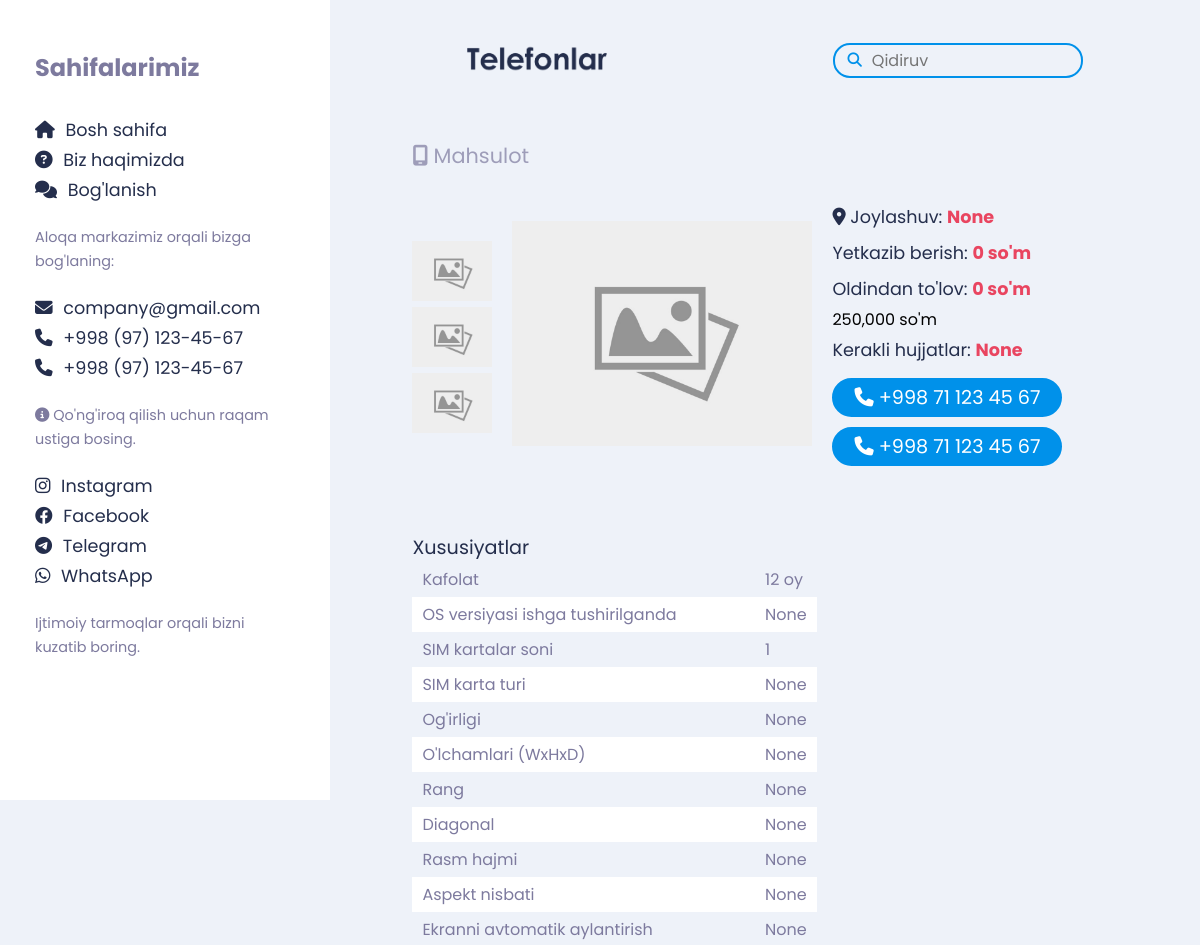
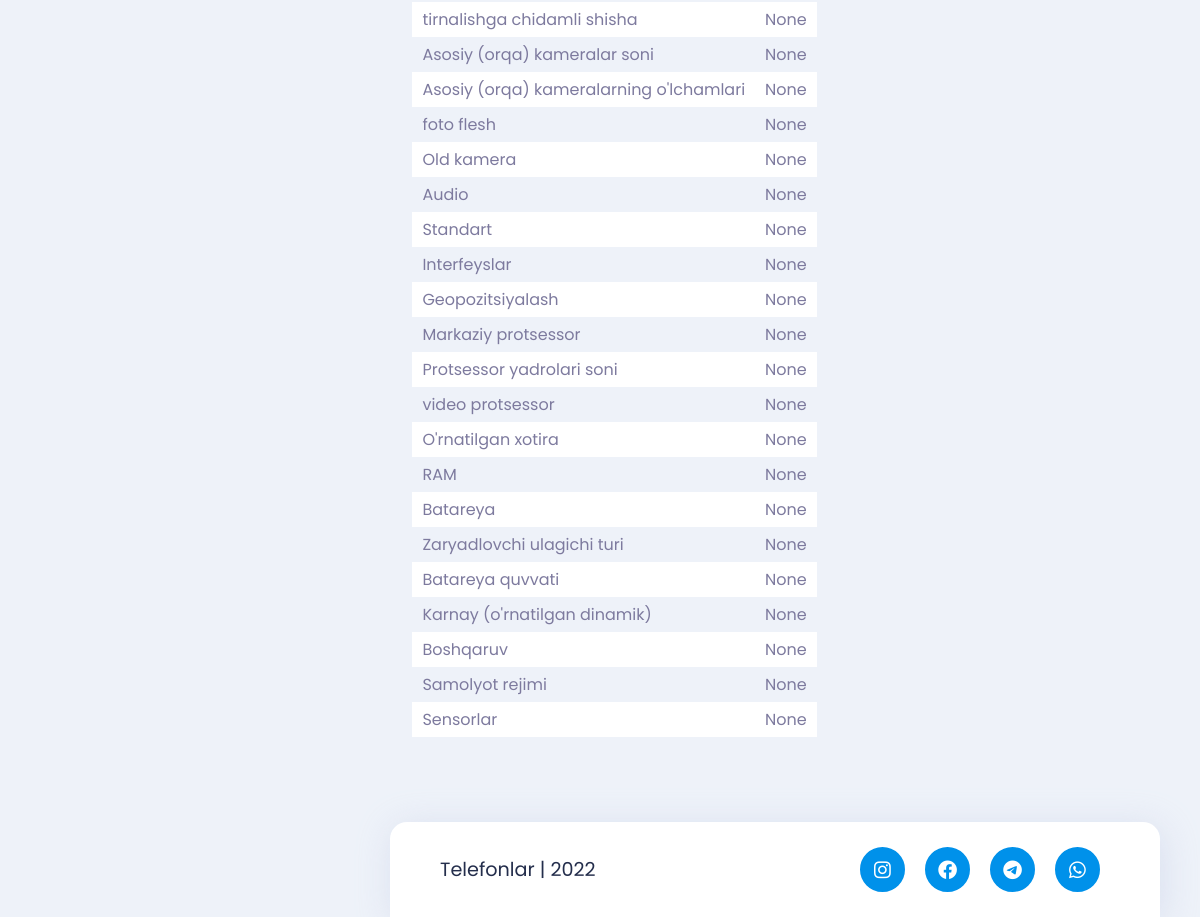
/product/3116e4d2-f1fb-4976-b3a6-637adbe3e21d/, run on the app's committed database (2 pictures, top to bottom).
### store/models.py (models this page shows, shortened)
class Product(models.Model):
    regions = [
        ('Toshkent', 'Toshkent'),
        ('Toshkent viloyati', 'Toshkent viloyati'),
        ('Samarkand', 'Samarkand'),
        ('Navoiy', 'Navoiy'),
        ('Andijon', 'Andijon'),
        ('Xorazm', 'Xorazm'),
        ('Buxoro', 'Buxoro'),
        ('Qoroqolg\'iston', 'Qoroqolg\'iston'),
        ('Farg\'ona', 'Farg\'ona'),
        ('Surxondaryo', 'Surxondaryo'),
        ('Sirdaryo', 'Sirdaryo'),
        ('Namangan', 'Namangan'),
        ('Jizzah', 'Jizzah'),
    ]
    Category = models.ForeignKey(Category, max_length=200, blank=True, null=True, on_delete=models.SET_NULL)
    Model = models.CharField(max_length=200, blank=True, null=True)
    Joylashuv = models.CharField(max_length=50, blank=True, null=True, choices=regions)
    Yetkazib_berish = models.IntegerField(default=000, blank=True, null=True)
    Oldindan_tulov = models.IntegerField(default=000, blank=True, null=True)
    General_image = models.ImageField(blank=True, null=True, default=DEFAULT)
    image1 = models.ImageField(blank=True, null=True, default=DEFAULT)
    image2 = models.ImageField(blank=True, null=True, default=DEFAULT)
    Narxi = models.IntegerField(default=000, blank=True, null=True)
    Chegirma_narxi_bilan = models.IntegerField(blank=True, null=True)
    Kredit = models.CharField(max_length=200, blank=True, null=True)
    Kerakli_hujjatlar = models.CharField(max_length=200, blank=True, null=True, default='Passport/ID Karta, Plastik Karta')
    Raqam1 = models.CharField(max_length=200, blank=True, null=True, default='+998 71 123 45 67')
    Raqam2 = models.CharField(max_length=200, blank=True, null=True, default='+998 71 123 45 67')
    Kafolat = models.CharField(max_length=70, null=True, blank=True, default='12 oy')
    OS_versiyasi_ishga_tushirilganda = models.CharField(max_length=100, null=True, blank=True)
    SIM_kartalar_soni = models.IntegerField(null=True, blank=True, default='1')
    SIM_karta_turi = models.CharField(max_length=100, null=True, blank=True)
    Ogirligi = models.CharField(max_length=100, null=True, blank=True)
    ulchamlari_WxHxD = models.CharField(max_length=100, null=True, blank=True)
    rang = models.CharField(max_length=100, null=True, blank=True)
    Diagonal = models.CharField(max_length=100, null=True, blank=True)
    rasm_hajmi = models.CharField(max_length=100, null=True, blank=True)
    Aspekt_nisbati = models.CharField(max_length=100, null=True, blank=True)
    Ekranni_avtomatik_aylantirish = models.CharField(max_length=100, null=True, blank=True)
    tirnalishga_chidamli_shisha = models.CharField(max_length=100, null=True, blank=True)
    Asosiy_kameralar_soni = models.CharField(max_length=100, null=True, blank=True)
    Asosiy_kameralarning_ulchamlari = models.CharField(max_length=100, null=True, blank=True)
    foto_flesh = models.CharField(max_length=100, null=True, blank=True)
    Old_kamera = models.CharField(max_length=100, null=True, blank=True)
    Audio = models.CharField(max_length=100, null=True, blank=True)
    Standart = models.CharField(max_length=100, null=True, blank=True)
    Interfeyslar = models.CharField(max_length=100, null=True, blank=True)
    Geopozitsiyalash = models.CharField(max_length=100, null=True, blank=True)
    Markaziy_protsessor = models.CharField(max_length=100, null=True, blank=True)
    Protsessor_yadrolari_soni = models.CharField(max_length=100, null=True, blank=True)
    video_protsessor = models.CharField(max_length=100, null=True, blank=True)
    Urnatilgan_xotira = models.CharField(max_length=100, null=True, blank=True)
    RAM = models.CharField(max_length=100, null=True, blank=True)
    Batareya = models.CharField(max_length=100, null=True, blank=True)
    Zaryadlovchi_ulagichi_turi = models.CharField(max_length=100, null=True, blank=True)
    Batareya_quvvati = models.CharField(max_length=100, null=True, blank=True)
    Karnay_urnatilgan_dinamik = models.CharField(max_length=100, null=True, blank=True)
    Boshqaruv = models.CharField(max_length=100, null=True, blank=True)
    Samolyot_rejimi = models.CharField(max_length=100, null=True, blank=True)
    Sensorlar = models.CharField(max_length=200, null=True, blank=True)
    id = models.UUIDField(default=uuid.uuid4, unique=True,
                          primary_key=True, editable=False)
    created = models.DateTimeField(auto_now_add=True, blank=True, null=True)

### store/views.py (the view)
# urls.py: path('product/<str:pk>/', product, name='product'),
def product(request, pk):
    productobj = Product.objects.get(id=pk)
    context = {'product': productobj}
    return render(request, 'product.html', context)

### templates/product.html (shortened to what this page needs)
<!DOCTYPE html>
{% load static %}
<html lang="en">
<head>
    <link rel="stylesheet" href="{% static 'css/main.css' %}">
    <link rel="stylesheet" href="{% static 'css/product.css' %}">
    <link rel="stylesheet" href="https://cdnjs.cloudflare.com/ajax/libs/font-awesome/6.1.2/css/all.min.css" />
</head>
<body>
    <header class="header" id="header">
        <ul class="header__cont">
            <li class="header__cont--logo" id="logo" title="telefonlar.com">
                <a href="{% url 'index' %}">
                    <img src="{% static 'images/logo.png' %}" alt="Logo" class="big">
                </a>
            </li>
            <ul class="header__cont--menu">
                <li class="header__cont--search" id="search">
                    <i class="fa-solid fa-search"></i>
                    <input type="search" placeholder="Qidiruv" id="searchBar">
                </li>
            </ul>
        </ul>
    </header>
    <div class="off-canvas" id="offCanvas">
        <div class="off-canvas__title">
            <h2>Sahifalarimiz</h2>
        </div>
        <div class="off-canvas__social">
            <a href="{% url 'index' %}">
                <i class="fa-solid fa-house"></i>
                Bosh sahifa
            </a>
            <a href="{% url 'about' %}">
                <i class="fa-solid fa-circle-question"></i>
                Biz haqimizda
            </a>
            <a href="{% url 'contact' %}">
                <i class="fa-solid fa-comments"></i>
                Bog'lanish
            </a>
        </div>
        <p class="off-canvas__info">
            Aloqa markazimiz orqali bizga bog'laning:
        </p>
        <div class="off-canvas__social">
            <a href="mailto:company@gmail.com" target="_blank">
                <i class="fa fa-envelope"></i>
                company@gmail.com
            </a>
            <a href="tel:+998971234567">
                <i class="fa fa-phone"></i>
                +998 (97) 123-45-67
            </a>
            <a href="tel:+998971234567">
                <i class="fa fa-phone"></i>
                +998 (97) 123-45-67
            </a>
        </div>
        <p class="off-canvas__info">
            <i class="fa-solid fa-circle-info"></i>
            Qo'ng'iroq qilish uchun raqam ustiga bosing.
        </p>
        <div class="off-canvas__social">
            <a href="https://instagram.com" target="_blank">
                <i class="fab fa-instagram"></i>
                Instagram
            </a>
            <a href="https://facebook.com" target="_blank">
                <i class="fab fa-facebook"></i>
                Facebook
            </a>
            <a href="https://telegram.me" target="_blank">
                <i class="fab fa-telegram"></i>
                Telegram
            </a>
            <a href="https://whatsapp.com" target="_blank">
                <i class="fab fa-whatsapp"></i>
                WhatsApp
            </a>
        </div>
        <p class="off-canvas__info">
            Ijtimoiy tarmoqlar orqali bizni kuzatib boring.
        </p>
    </div>
    <section class="main-section">
        <div class="main-section__title">
            <h2>
                <i class="fa-solid fa-mobile-screen"></i>
                Mahsulot
            </h2>
        </div>
        <div class="main-section__product">
            <div class="main-section__product--cont">
                <div class="pictures">
                    <div class="thumbs">
                        <img src="{{ product.General_image.url }}" alt="Product Images" onclick="changePhoto(this)">
                        <img src="{{ product.image1.url }}" alt="Product Images" onclick="changePhoto(this)">
                        <img src="{{ product.image2.url }}" alt="Product Images" onclick="changePhoto(this)">
                    </div>
                    <div class="img">
                        <img src="{{ product.General_image.url }}" alt="Product Image" id="expandedImg">
                    </div>
                </div>
                <div class="info">
                    <p>
                        <i class="fa-solid fa-location-dot"></i>
                        Joylashuv:
                        <span>{{ product.Joylashuv }}</span>
                    </p>
                    <p>
                        Yetkazib berish:
                        <span>{{ product.Yetkazib_berish }} so'm</span>
                    </p>
                    <p>
                        Oldindan to'lov:
                        <span>{{ product.Oldindan_tulov }} so'm</span>
                    </p>
                    {% if product.Chegirma_narxi_bilan.as_integer_ratio %}
                    <p class="credit">
                        Kredit:
                         <span class="del">250,000 so'm</span>
                        <span>123,000 so'm x 12 oy</span>
                    </p>
                    {% else %}
                        <span class="del">250,000 so'm</span>
                    {% endif %}
                    <p>
                        Kerakli hujjatlar:
                        <span>{{ product.Kerakli_hujjatlar }}</span>
                    </p>
                    <p class="book">
                        <a href="tel:{{ product.Raqam1 }}" class="btn">
                            <i class="fa-solid fa-phone"></i>
                            {{ product.Raqam1 }}
                        </a>
                        <a href="tel:{{ product.Raqam2 }}" class="btn">
                            <i class="fa-solid fa-phone"></i>
                            {{ product.Raqam2 }}
                        </a>
                    </p>
                </div>
            </div>
            <div class="main-section__product--info">
                <h3>Xususiyatlar</h3>
                <table class="table">
                    <tr>
                        <td>Kafolat</td>
                        <td>{{ product.Kafolat }}</td>
                    </tr>
                    <tr>
                        <td>OS versiyasi ishga tushirilganda</td>
                        <td>{{ product.OS_versiyasi_ishga_tushirilganda }}</td>
                    </tr>
                    <tr>
                        <td>SIM kartalar soni</td>
                        <td>{{ product.SIM_kartalar_soni }}</td>
                    </tr>
                    <tr>
                        <td>SIM karta turi</td>
                        <td>{{ product.SIM_karta_turi }}</td>
                    </tr>
                    <tr>
                        <td>Og'irligi</td>
                        <td>{{ product.Ogirligi }}</td>
                    </tr>
                    <tr>
                        <td>O'lchamlari (WxHxD)</td>
                        <td>{{ product.ulchamlari_WxHxD }}</td>
                    </tr>
                    <tr>
                        <td>Rang</td>
                        <td>{{ product.rang }}</td>
                    </tr>
                    <tr>
                        <td>Diagonal</td>
                        <td>{{ product.Diagonal }}</td>
                    </tr>
                    <tr>
                        <td>Rasm hajmi</td>
                        <td>{{ product.rasm_hajmi }}</td>
                    </tr>
                    <tr>
                        <td>Aspekt nisbati</td>
                        <td>{{ product.Aspekt_nisbati }}</td>
                    </tr>
                    <tr>
                        <td>Ekranni avtomatik aylantirish</td>
                        <td>{{ product.Ekranni_avtomatik_aylantirish }}</td>
                    </tr>
                    <tr>
                        <td>tirnalishga chidamli shisha</td>
                        <td>{{ product.tirnalishga_chidamli_shisha }}</td>
                    </tr>
                    <tr>
                        <td>Asosiy (orqa) kameralar soni</td>
                        <td>{{ product.Asosiy_kameralar_soni }}</td>
                    </tr>
                    <tr>
                        <td>Asosiy (orqa) kameralarning o'lchamlari</td>
                        <td>{{ product.Asosiy_kameralarning_ulchamlari }}</td>
                    </tr>
                    <tr>
                        <td>foto flesh</td>
                        <td>{{ product.foto_flesh }}</td>
                    </tr>
                    <tr>
                        <td>Old kamera</td>
                        <td>{{ product.Old_kamera }}</td>
                    </tr>
                    <tr>
                        <td>Audio</td>
                        <td>{{ product.Audio }}</td>
                    </tr>
                    <tr>
                        <td>Standart</td>
                        <td>{{ product.Standart }}</td>
                    </tr>
                    <tr>
                        <td>Interfeyslar</td>
                        <td>{{ product.Interfeyslar }}</td>
                    </tr>
                    <tr>
                        <td>Geopozitsiyalash</td>
                        <td>{{ product.Geopozitsiyalash }}</td>
                    </tr>
                    <tr>
                        <td>Markaziy protsessor</td>
                        <td>{{ product.Markaziy_protsessor }}</td>
                    </tr>
                    <tr>
                        <td>Protsessor yadrolari soni</td>
                        <td>{{ product.Protsessor_yadrolari_soni }}</td>
                    </tr>
                    <tr>
                        <td>video protsessor</td>
                        <td>{{ product.video_protsessor }}</td>
                    </tr>
                    <tr>
                        <td>O'rnatilgan xotira</td>
                        <td>{{ product.Urnatilgan_xotira }}</td>
                    </tr>
                    <tr>
                        <td>RAM</td>
                        <td>{{ product.RAM }}</td>
                    </tr>
                    <tr>
                        <td>Batareya</td>
                        <td>{{ product.Batareya }}</td>
                    </tr>
                    <tr>
                        <td>Zaryadlovchi ulagichi turi</td>
                        <td>{{ product.Zaryadlovchi_ulagichi_turi }}</td>
                    </tr>
                    <tr>
                        <td>Batareya quvvati</td>
                        <td>{{ product.Batareya_quvvati }}</td>
                    </tr>
                    <tr>
                        <td>Karnay (o'rnatilgan dinamik)</td>
                        <td>{{ product.Karnay_urnatilgan_dinamik }}</td>
                    </tr>
                    <tr>
                        <td>Boshqaruv</td>
                        <td>{{ product.Boshqaruv }}</td>
                    </tr>
                    <tr>
                        <td>Samolyot rejimi</td>
                        <td>{{ product.Samolyot_rejimi }}</td>
                    </tr>
                    <tr>
                        <td>Sensorlar</td>
                        <td>{{ product.Sensorlar }}</td>
                    </tr>
                </table>
            </div>
        </div>
    </section>
    <footer class="footer">
        <div class="footer__info">
            <h3>Telefonlar | 2022</h3>
        </div>
        <div class="footer__social">
            <a href="https://instagram.com" target="_blank" class="btn">
                <i class="fab fa-instagram"></i>
            </a>
            <a href="https://facebook.com" target="_blank" class="btn">
                <i class="fab fa-facebook"></i>
            </a>
            <a href="https://telegram.me" target="_blank" class="btn">
                <i class="fab fa-telegram"></i>
            </a>
            <a href="https://whatsapp.com" target="_blank" class="btn">
                <i class="fab fa-whatsapp"></i>
            </a>
        </div>
    </footer>
</body>
</html>

### data on the page
Product: General_image (picture), image1 (picture), image2 (picture), Joylashuv "None", Yetkazib_berish "0", Oldindan_tulov "0", Kerakli_hujjatlar "None", Raqam1 "+998 71 123 45 67", Raqam2 "+998 71 123 45 67", Kafolat "12 oy", OS_versiyasi_ishga_tushirilganda "None", SIM_kartalar_soni "1", SIM_karta_turi "None", Ogirligi "None", ulchamlari_WxHxD "None", rang "None", Diagonal "None", rasm_hajmi "None", Aspekt_nisbati "None", Ekranni_avtomatik_aylantirish "None", tirnalishga_chidamli_shisha "None", Asosiy_kameralar_soni "None", Asosiy_kameralarning_ulchamlari "None", foto_flesh "None", Old_kamera "None", Audio "None", Standart "None", Interfeyslar "None", Geopozitsiyalash "None", Markaziy_protsessor "None", Protsessor_yadrolari_soni "None", video_protsessor "None", Urnatilgan_xotira "None", RAM "None", Batareya "None", Zaryadlovchi_ulagichi_turi "None", Batareya_quvvati "None", Karnay_urnatilgan_dinamik "None", Boshqaruv "None", Samolyot_rejimi "None", Sensorlar "None"
